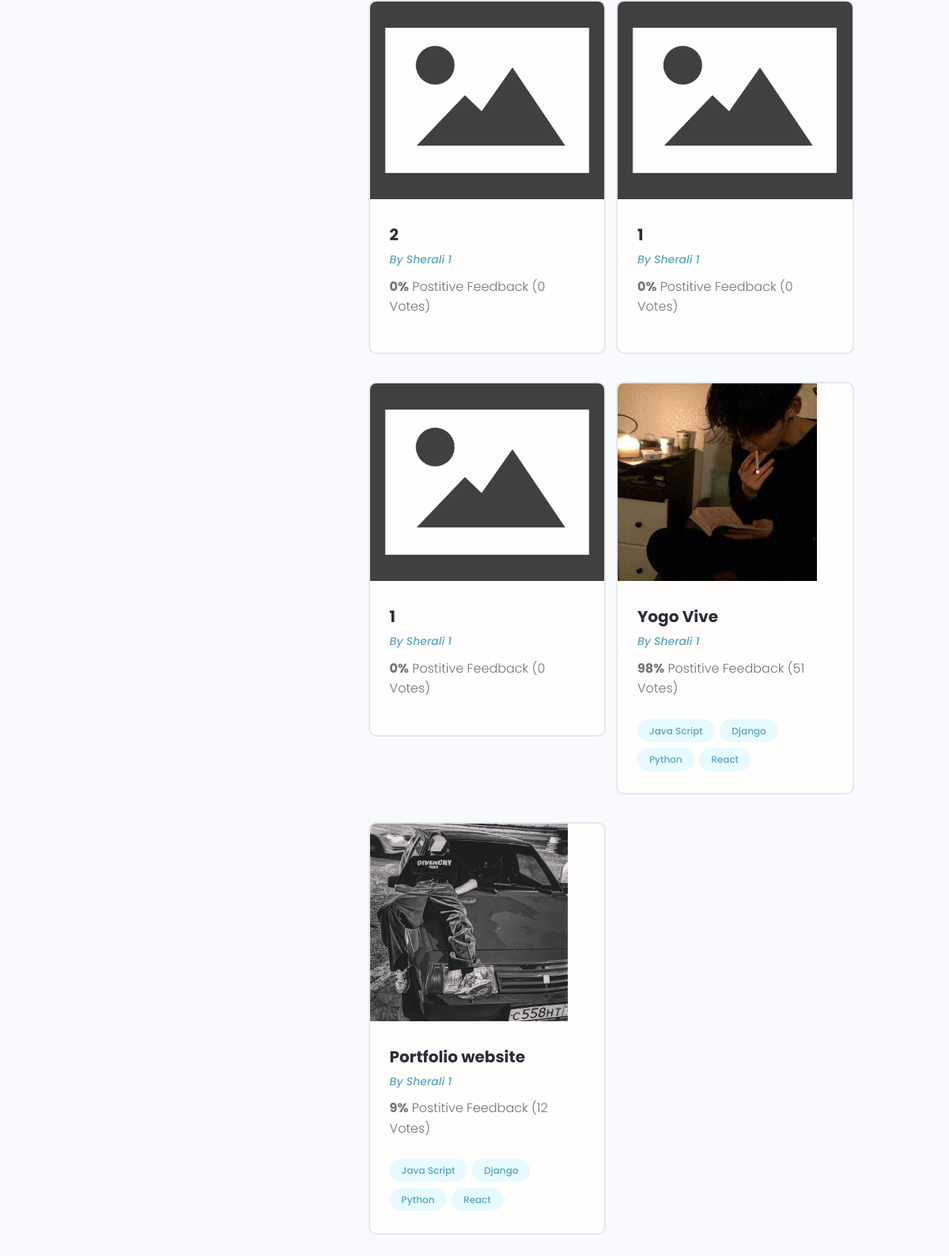
/profile/3ea1f5e0-f111-496e-9ccc-9f44f825f8f7/ (lower part), run on an earlier commit of the app's database.
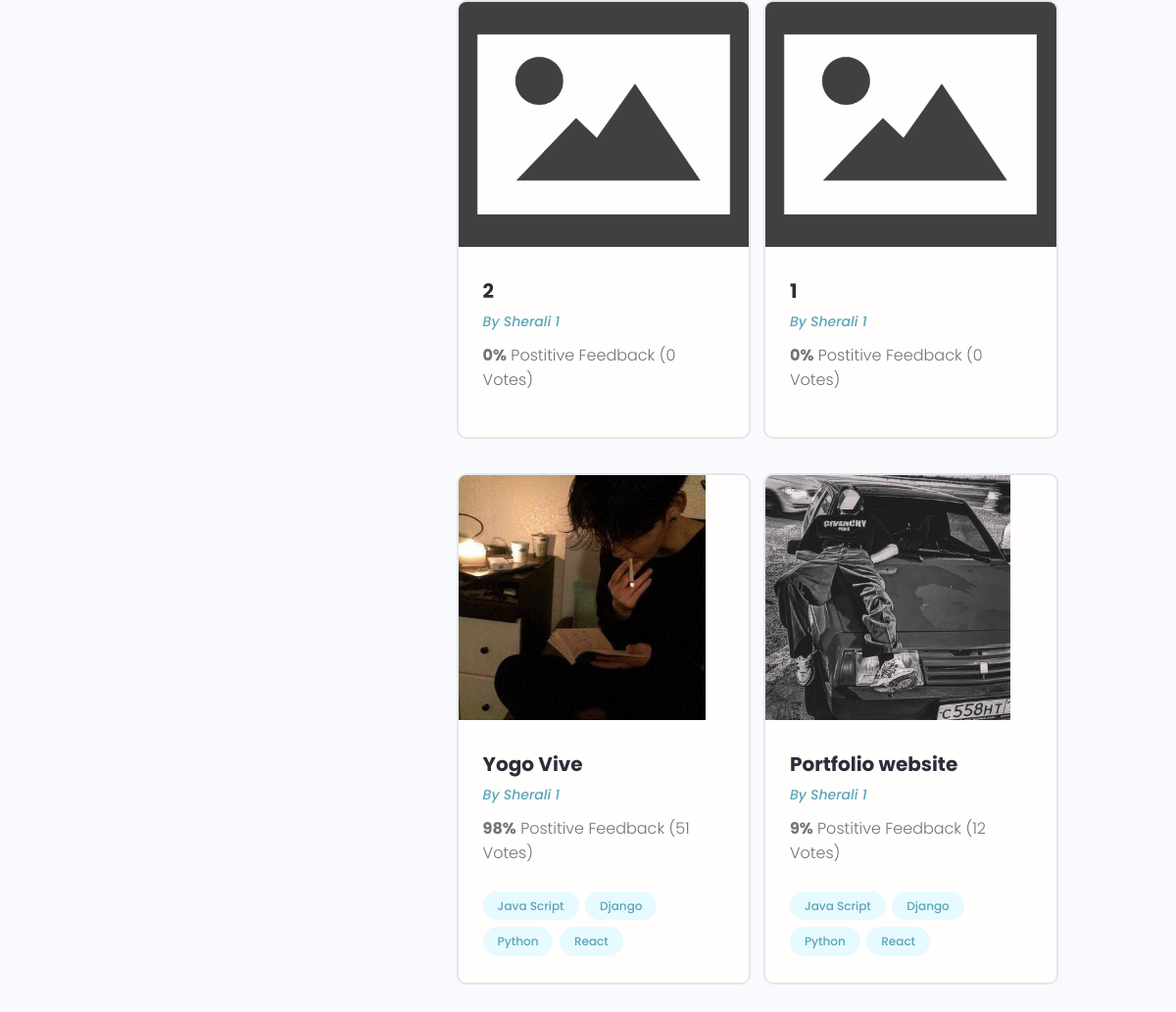
And on a later commit of the database.
### projects/models.py (models this page shows, shortened)
class Project(models.Model):
    owner = models.ForeignKey(Profile , null = True , blank=True , on_delete=models.SET_NULL)
    title = models.CharField(max_length=200)
    description = models.TextField(null=True , blank=True)
    featured_images = models.ImageField(null=True, blank=True , default='default.png')
    demo_link = models.CharField(max_length=200 , null=True , blank=True)
    source_link = models.CharField(max_length=200 , null=True ,blank=True)
    tags = models.ManyToManyField('Tag', blank=True)
    vote_total = models.IntegerField(default=0 , null=True ,blank=True)
    vote_ratio = models.IntegerField(default=0 , null=True ,blank=True)
    created = models.DateTimeField(auto_now_add=True)
    id = models.UUIDField(default=uuid.uuid4 , unique=True ,
                          primary_key=True , editable=False)
    class Meta:
        ordering = ['-created']

class Tag(models.Model):
    name = models.CharField(max_length=200)
    created = models.DateTimeField(auto_now_add=True)
    id = models.UUIDField(default=uuid.uuid4 , unique=True ,
                          primary_key=True , editable=False)
    def __str__(self):
        return self.name

### users/models.py (models this page shows, shortened)
class Profile(models.Model):
    user = models.OneToOneField(User , on_delete=models.CASCADE , null=True , blank=True)
    name = models.CharField(max_length=200 , blank=True  , null=True)
    email = models.EmailField(max_length=200 , blank=True , null=True)
    username = models.CharField(max_length=200 , blank=True  , null=True)
    location = models.CharField(max_length=200 , blank=True  , null=True)
    short_intro =  models.CharField(max_length=200 , blank=True  , null=True)
    bio = models.TextField(blank=True , null=True)
    profile_image = models.ImageField(blank=True ,null=True , upload_to='profiles/' , default='profiles/user-default.png')
    social_github = models.CharField(max_length=200 , blank=True  , null=True)
    social_telegram = models.CharField(max_length=200 , blank=True  , null=True)
    social_instagram = models.CharField(max_length=200 , blank=True  , null=True)
    social_linkedin = models.CharField(max_length=200 , blank=True  , null=True)
    social_twitter = models.CharField(max_length=200 , blank=True  , null=True)
    created_at = models.DateTimeField(auto_now_add=True , null=True ,blank=True)
    id = models.UUIDField(unique=True , default=uuid.uuid4 , primary_key=True , editable=False)

### users/views.py (the view)
# urls.py: path('profile/<str:pk>/' , userProfile , name = 'user-profile') ,
def userProfile(request , pk):
    profile = Profile.objects.get(id=pk)
    topSkills = profile.skill_set.exclude(description__exact='')
    otherSkills = profile.skill_set.filter(description = '')
    context = {
        "profile" : profile ,
        'topSkills' : topSkills ,
        'otherSkills' : otherSkills
    }
    return render(request , 'users/user-profile.html' , context)

### users/templates/users/user-profile.html (shortened to what this page needs)
{% extends 'main.html' %}
{% block content %}
<main class="profile my-md">
    <div class="container">
      <div class="layout">
        <div class="column column--1of3">
        </div>
        <div class="column column--2of3">
          <div class="devInfo">
            <div class="grid grid--two">
                {% for project in profile.project_set.all%}
              <div class="column">
                <div class="card project">
                  <a href="{% url 'project' project.id %}" class="project">
                    <img class="project__thumbnail" src="{{project.featured_images.url}}" alt="project thumbnail" />
                    <div class="card__body">
                      <h3 class="project__title">{{project.title}}</h3>
                      <p><a class="project__author" href="{% url 'user-profile' project.owner.id %}"> By {{project.owner.name}}</a></p>
                      <p class="project--rating">
                        <span style="font-weight: bold;">{{project.vote_ratio}}%</span> Postitive
                        Feedback ({{project.vote_total}} Vote{{project.vote_total|pluralize:'s'}})
                      </p>
                      <div class="project__tags">
                        {% for tag in project.tags.all %}
                        <span class="tag tag--pill tag--main">
                          <small>{{tag}}</small>
                        </span>
                        {%endfor%}
                      </div>
                    </div>
                  </a>
                </div>
              </div>
              {%endfor%}
            </div>
          </div>
        </div>
      </div>
    </div>
  </main>
{% endblock content %}

What changed in the data, as far as the page shows it:
removed Project: featured_images (placeholder picture), title "1", owner.name "Sherali 1", vote_ratio "0", vote_total "0"
